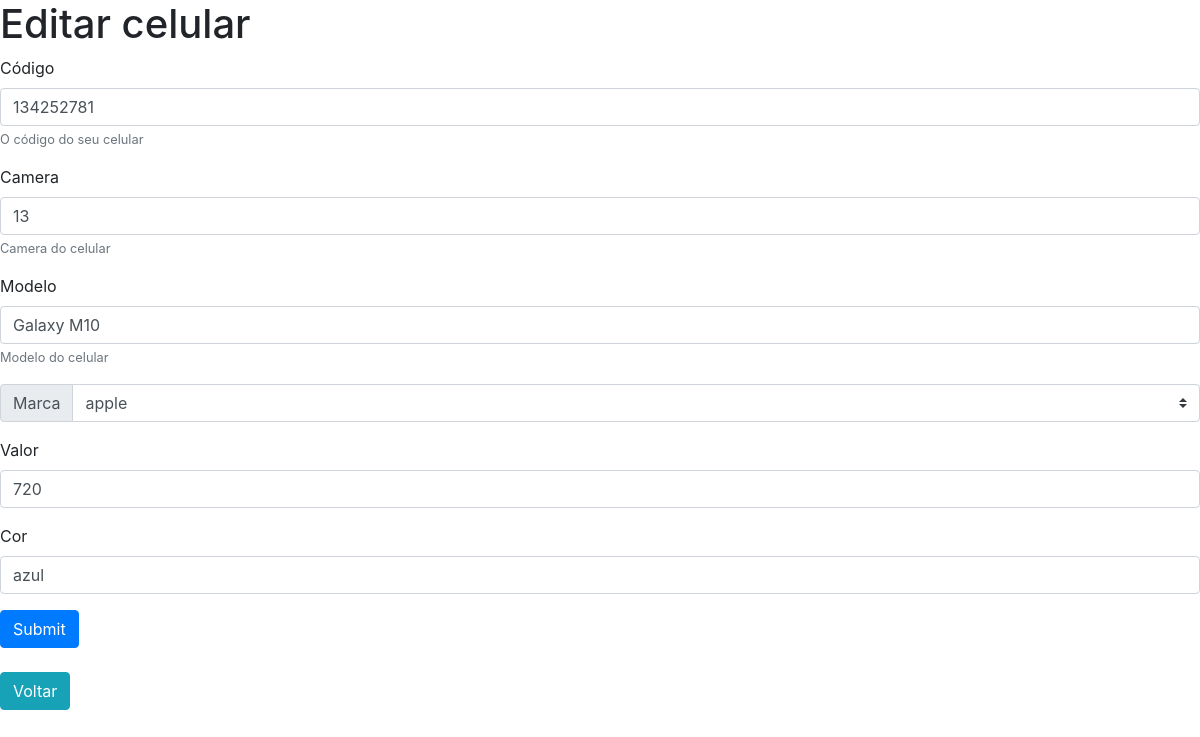
Screenshot of /crud-mysqli/editar.php?id=2 with the database file from the repository.
### tables this page shows
CREATE TABLE `celular` (
  `id` int(11) NOT NULL AUTO_INCREMENT,
  `codigo` int(10) DEFAULT NULL,
  `camera` varchar(5) DEFAULT NULL,
  `modelo` tinytext,
  `marca` int(11) DEFAULT NULL,
  `valor` float DEFAULT NULL,
  `cor` tinytext,
  PRIMARY KEY (`id`),
  KEY `marca` (`marca`),
  CONSTRAINT `celular_ibfk_1` FOREIGN KEY (`marca`) REFERENCES `marca` (`id`)
);

### crud-mysqli/editar.php (the view, shortened to what this page needs)
<?php
require __DIR__ . "/cabecalho.php";
require __DIR__ . "/conexao.php";
$id = $_GET['id'];
$celular = $conn->query('select * from celular');
$row_cel = $celular->fetch_array(MYSQLI_ASSOC);
?>
    <h1>Editar celular</h1>
    <form method="post">
        <div class="form-group">
            <label for="codigo">Código</label>
            <input type="number" value="<?= $row_cel['codigo'] ?>" class="form-control" id="codigo" name="codigo" aria-describedby="emailHelp">
            <small id="emailHelp" class="form-text text-muted">O código do seu celular</small>
        </div>
        <div class="form-group">
            <label for="camera">Camera</label>
            <input type="text"value="<?= $row_cel['camera'] ?>" class="form-control" id="camera" name="camera" aria-describedby="emailHelp">
            <small id="emailHelp" class="form-text text-muted">Camera do celular</small>
        </div>
        <div class="form-group">
            <label for="exampleInputEmail1">Modelo</label>
            <input type="text" class="form-control" value="<?= $row_cel['modelo'] ?>" id="exampleInputEmail1" name="modelo" aria-describedby="emailHelp">
            <small id="emailHelp" class="form-text text-muted">Modelo do celular</small>
        </div>
        <div class="input-group mb-3">
            <div class="input-group-prepend">
                <label class="input-group-text" for="marca">Marca</label>
            </div>
            <select class="custom-select" name="marca" id="marca">
                <?php
                $result = $conn->query('select * from marca');
                $compare = $conn->query('select * from celular where id = ' . $id);
                $row_compare = $compare->fetch_array(MYSQLI_ASSOC);
                while($row = $result->fetch_array(MYSQLI_ASSOC)){
                    if (($row_compare['marca']) ==  ($row['id'])) {
                        echo "<option value='${row['id']}' selected>${row['marca']}</option>";
                    } else {
                        echo "<option value='${row['id']}' >${row['marca']}</option>";
                    }
                }
                ?>
            </select>
        </div>
        <div class="form-group">
            <label for="exampleInputPassword1">Valor</label>
            <input type="number" value="<?= $row_cel['valor'] ?>" class="form-control" name="valor" id="exampleInputPassword1">
        </div>
        <div class="form-group">
            <label for="exampleInputPassword1">Cor</label>
            <input type="text" value="<?= $row_cel['cor'] ?>" class="form-control" name="cor" id="exampleInputPassword1">
        </div>
        <button type="submit" class="btn btn-primary">Submit</button>
    </form>
    <br>
    <a href="index.php" class="btn btn-info">Voltar</a>
<?php
require __DIR__ . "/rodape.php";

### rows the page displays
celular: codigo "134252781", modelo "Galaxy M10", valor "720", cor "azul"

### other values shown
form field marca "apple"
